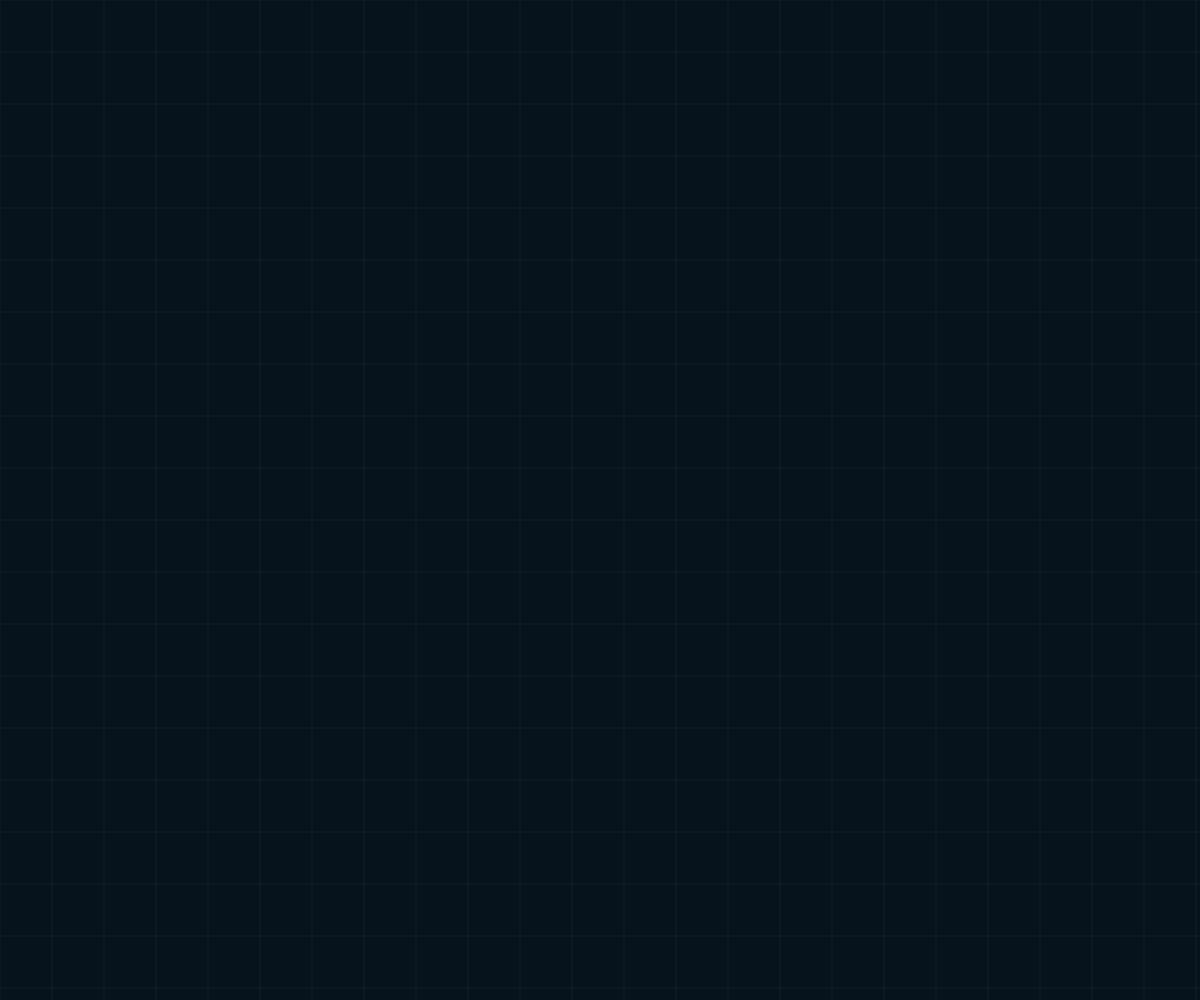
Frame 1 (no input)
Frame 2 (the mouse pressed at the canvas centre, redrawn once): identical to frame 1, image omitted

The p5.js sketch that drew this single still picture (run headless with seeded random() and noise() and a simulated clock; the mouse was pressed at the canvas centre and the sketch redrawn once):

// p5.js sketch
// ── sketch.js
function setup() {
  const canvas = createCanvas(windowWidth, windowHeight);
  canvas.position(0, 0);
  canvas.style('display', 'block');
  canvas.style('position', 'fixed');
  canvas.style('top', '0');
  canvas.style('left', '0');
  canvas.style('z-index', '0');
  canvas.style('pointer-events', 'none');

  pixelDensity(1);
  noLoop();
}

function draw() {
  background(6, 18, 28);

  stroke(146, 175, 202, 20);
  strokeWeight(1);

  for (let x = 0; x < width; x += 52) {
    line(x, 0, x, height);
  }

  for (let y = 0; y < height; y += 52) {
    line(0, y, width, y);
  }

  noStroke();
}

function windowResized() {
  resizeCanvas(windowWidth, windowHeight);
  redraw();
}

// ── style.css
:root {
  --bg: #061621;
  --bg-soft: rgba(13, 25, 34, 0.8);
  --panel: rgba(15, 27, 35, 0.7);
  --panel-strong: rgba(20, 38, 49, 0.9);
  --line: rgba(142, 175, 202, 0.25);
  --text: #edf6ff;
  --muted: #9db7c9;
  --accent: #7ae7d2;
  --accent-2: #8ea8ff;
  --shadow: rgba(9, 30, 41, 0.55);
}

* {
  box-sizing: border-box;
}

html {
  scroll-behavior: smooth;
}

body {
  margin: 0;
  font-family: "Segoe UI", "PingFang SC", "Hiragino Sans GB", sans-serif;
  background: var(--bg);
  color: var(--text);
  min-height: 100vh;
}

canvas {
  position: fixed;
  inset: 0;
  z-index: 0;
  display: block;
  opacity: 0.9;
  pointer-events: none;
}

img {
  max-width: 100%;
  display: block;
}

.page {
  position: relative;
  z-index: 1;
  width: min(1120px, calc(100% - 32px));
  margin: 0 auto;
  padding: 24px 0 76px;
}

.topbar {
  display: flex;
  align-items: center;
  justify-content: space-between;
  gap: 20px;
  margin-bottom: 52px;
}

.brand {
  color: var(--text);
  text-decoration: none;
  font-size: 1.5rem;
  font-weight: 700;
  letter-spacing: 0.08rem;
}

.brand span {
  color: var(--accent);
}

.nav {
  display: flex;
  align-items: center;
  gap: 22px;
  padding: 12px 18px;
  border: 1px solid var(--line);
  border-radius: 999px;
  background: rgba(10, 22, 31, 0.48);
  backdrop-filter: blur(8px);
}

.nav a {
  color: var(--muted);
  text-decoration: none;
  font-size: 0.95rem;
  transition: color 0.2s ease;
}

.nav a:hover {
  color: var(--text);
}

.hero {
  display: grid;
  grid-template-columns: 1.4fr 0.8fr;
  align-items: end;
  gap: 30px;
  padding: 50px 0 26px;
}

.eyebrow {
  margin: 0 0 18px;
  color: var(--accent);
  font-size: 0.82rem;
  letter-spacing: 0.18rem;
  text-transform: uppercase;
  font-weight: 700;
}

.hero h1 {
  margin: 0;
  font-size: clamp(2.8rem, 5vw, 5.2rem);
  line-height: 0.96;
  letter-spacing: -0.06em;
  max-width: 650px;
}

.hero h1 span {
  color: var(--accent);
}

.lead {
  max-width: 620px;
  color: var(--muted);
  font-size: 1.12rem;
  line-height: 1.7;
  margin: 24px 0 0;
}

.cta-row {
  display: flex;
  flex-wrap: wrap;
  gap: 16px;
  margin-top: 28px;
}

.btn {
  display: inline-flex;
  align-items: center;
  justify-content: center;
  padding: 0.9rem 1.4rem;
  border-radius: 999px;
  text-decoration: none;
  font-weight: 700;
  transition: transform 0.2s ease, box-shadow 0.2s ease;
}

.btn:hover {
  transform: translateY(-2px);
}

.btn.primary {
  background: linear-gradient(135deg, var(--accent), #7ac6ff);
  color: #04151c;
  box-shadow: 0 18px 30px rgba(122, 231, 210, 0.25);
}

.btn.secondary {
  background: rgba(255, 255, 255, 0.03);
  border: 1px solid var(--line);
  color: var(--text);
}

.hero-meta {
  list-style: none;
  margin: 28px 0 0;
  padding: 0;
  display: flex;
  flex-wrap: wrap;
  gap: 14px;
}

.hero-meta li {
  padding: 0.7rem 0.9rem;
  border: 1px solid var(--line);
  border-radius: 999px;
  color: var(--muted);
  background: rgba(10, 20, 28, 0.38);
  font-size: 0.8rem;
}

.hero-panel {
  display: flex;
  flex-direction: column;
  gap: 18px;
  align-items: stretch;
}

.mini-card {
  padding: 1.3rem 1.1rem;
  border: 1px solid var(--line);
  border-radius: 22px;
  background: linear-gradient(180deg, rgba(19, 31, 40, 0.9), rgba(11, 22, 30, 0.8));
  box-shadow: 0 18px 42px var(--shadow);
}

.mini-card.accent {
  background: linear-gradient(135deg, rgba(122, 231, 210, 0.16), rgba(142, 168, 255, 0.12));
}

.label {
  display: block;
  color: var(--muted);
  font-size: 0.72rem;
  text-transform: uppercase;
  letter-spacing: 0.12rem;
  margin-bottom: 10px;
}

.mini-card strong {
  font-size: 1.1rem;
  letter-spacing: -0.04em;
}

.section {
  padding: 42px 0 6px;
}

.section-heading {
  margin-bottom: 26px;
}

.section-heading p {
  margin: 0 0 8px;
  color: var(--accent);
  text-transform: uppercase;
  letter-spacing: 0.18rem;
  font-size: 0.72rem;
  font-weight: 700;
}

.section-heading h2 {
  margin: 0;
  font-size: clamp(1.8rem, 2.7vw, 2.8rem);
  letter-spacing: -0.05em;
}

.about-grid {
  display: grid;
  grid-template-columns: 0.9fr 1.1fr;
  gap: 26px;
  align-items: center;
}

.portrait-card {
  position: relative;
  min-height: 340px;
  border-radius: 26px;
  overflow: hidden;
  border: 1px solid var(--line);
  background: linear-gradient(135deg, rgba(122, 231, 210, 0.18), rgba(126, 141, 255, 0.14));
}

.portrait-glow {
  position: absolute;
  inset: 18% 18% 12%;
  border-radius: 50%;
  background: radial-gradient(circle at center, rgba(138, 201, 255, 0.9), rgba(94, 129, 255, 0.29) 35%, rgba(10, 18, 25, 0) 70%);
  filter: blur(18px);
}

.portrait-text {
  position: absolute;
  left: 26px;
  right: 26px;
  bottom: 24px;
  display: flex;
  flex-direction: column;
  padding: 14px 16px;
  border-radius: 18px;
  background: rgba(7, 19, 27, 0.64);
  border: 1px solid var(--line);
}

.portrait-text span {
  color: var(--muted);
  font-size: 0.72rem;
  text-transform: uppercase;
  letter-spacing: 0.12rem;
}

.portrait-text strong {
  font-size: 1.5rem;
  margin-top: 8px;
}

.about-copy {
  padding: 12px 0;
}

.about-copy p {
  color: var(--muted);
  line-height: 1.8;
  margin: 0 0 18px;
  font-size: 1.02rem;
}

.stat-row {
  display: grid;
  grid-template-columns: repeat(3, minmax(90px, 1fr));
  gap: 14px;
  margin-top: 24px;
}

.stat-row div {
  padding: 1rem 0.8rem;
  border-radius: 16px;
  border: 1px solid var(--line);
  background: rgba(10, 18, 28, 0.42);
}

.stat-row strong {
  display: block;
  font-size: 1.7rem;
  letter-spacing: -0.06em;
}

.stat-row span {
  color: var(--muted);
  font-size: 0.8rem;
}

.skill-grid {
  display: grid;
  grid-template-columns: repeat(4, minmax(180px, 1fr));
  gap: 18px;
}

.skill-card {
  border: 1px solid var(--line);
  border-radius: 20px;
  background: rgba(9, 19, 27, 0.56);
  padding: 1.2rem 1rem;
  min-height: 180px;
  box-shadow: 0 16px 30px rgba(11, 18, 27, 0.16);
}

.skill-card h3 {
  margin: 0 0 12px;
  font-size: 1.2rem;
}

.skill-card p {
  margin: 0;
  color: var(--muted);
  line-height: 1.7;
}

.project-grid {
  display: grid;
  grid-template-columns: repeat(3, minmax(220px, 1fr));
  gap: 20px;
}

.project-card {
  overflow: hidden;
  border-radius: 24px;
  border: 1px solid var(--line);
  background: rgba(10, 20, 30, 0.68);
  box-shadow: 0 20px 32px rgba(7, 13, 21, 0.25);
}

.project-visual {
  height: 220px;
  position: relative;
  border-bottom: 1px solid var(--line);
}

.visual-one {
  background:
    linear-gradient(135deg, rgba(122, 231, 210, 0.7), rgba(126, 141, 255, 0.15)),
    radial-gradient(circle at 30% 35%, rgba(255,255,255,0.8), rgba(255,255,255,0) 20%),
    linear-gradient(160deg, #0d1a24, #12283d);
}

.visual-two {
  background:
    linear-gradient(135deg, rgba(46, 196, 182, 0.6), rgba(55, 110, 255, 0.2)),
    linear-gradient(160deg, #071520, #102532);
}

.visual-three {
  background:
    linear-gradient(135deg, rgba(255, 184, 117, 0.7), rgba(255, 115, 157, 0.2)),
    linear-gradient(160deg, #120d1c, #18273b);
}

.project-visual::before,
.project-visual::after {
  content: "";
  position: absolute;
  border-radius: 50%;
  filter: blur(2px);
}

.visual-one::before {
  width: 160px;
  height: 160px;
  background: rgba(255,255,255,0.18);
  right: 18px;
  top: 18px;
}

.visual-one::after {
  width: 120px;
  height: 120px;
  background: rgba(122, 231, 210, 0.2);
  left: 26px;
  bottom: 12px;
}

.visual-two::before {
  width: 120px;
  height: 120px;
  background: rgba(255,255,255,0.16);
  left: 30px;
  top: 26px;
}

.visual-two::after {
  width: 180px;
  height: 180px;
  background: rgba(88, 218, 255, 0.18);
  right: 14px;
  bottom: -12px;
}

.visual-three::before {
  width: 170px;
  height: 170px;
  background: rgba(255, 200, 132, 0.18);
  left: 30px;
  top: 12px;
}

.visual-three::after {
  width: 100px;
  height: 100px;
  background: rgba(255,255,255,0.14);
  right: 25px;
  bottom: 18px;
}

.project-copy {
  padding: 1.1rem 1rem 1.3rem;
}

.tag {
  display: inline-block;
  padding: 0.4rem 0.7rem;
  border-radius: 999px;
  color: var(--accent);
  font-size: 0.72rem;
  font-weight: 700;
  background: rgba(122, 231, 210, 0.08);
  border: 1px solid rgba(122, 231, 210, 0.2);
}

.project-copy h3 {
  margin: 12px 0 8px;
  font-size: 1.4rem;
  letter-spacing: -0.04em;
}

.project-copy p {
  margin: 0;
  color: var(--muted);
  line-height: 1.7;
}

.contact {
  padding-bottom: 0;
}

.contact-box {
  display: flex;
  flex-wrap: wrap;
  gap: 16px;
  padding: 1.5rem;
  border: 1px solid var(--line);
  border-radius: 22px;
  background: rgba(8, 17, 25, 0.54);
}

.contact-box a {
  color: var(--text);
  text-decoration: none;
  padding: 0.8rem 1rem;
  border-radius: 999px;
  background: rgba(255,255,255,0.02);
  border: 1px solid var(--line);
  transition: transform 0.2s ease;
}

.contact-box a:hover {
  transform: translateY(-2px);
}

@media (max-width: 900px) {
  .hero,
  .about-grid,
  .skill-grid,
  .project-grid {
    grid-template-columns: 1fr;
  }

  .hero {
    padding-top: 20px;
  }

  .skill-grid {
    grid-template-columns: repeat(2, minmax(180px, 1fr));
  }
}

@media (max-width: 640px) {
  .topbar {
    flex-direction: column;
    align-items: flex-start;
  }

  .nav {
    flex-wrap: wrap;
    border-radius: 18px;
  }

  .hero-meta {
    flex-direction: column;
    align-items: flex-start;
  }

  .skill-grid {
    grid-template-columns: 1fr;
  }

  .stat-row {
    grid-template-columns: 1fr;
  }
}
